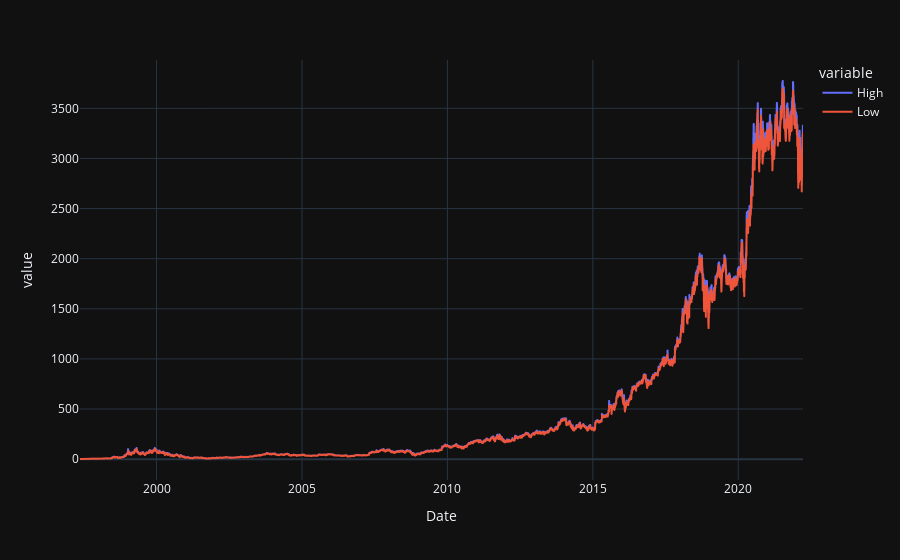

The cell this chart's notebook holds for it:
### Code cell
fig = px.line(dataset,x = 'Date', y = ['High','Low'], template = 'plotly_dark')
fig.show()

### Figure 1 — Plotly figure (JSON) as saved in the notebook; plotly's stock layout.template omitted (floating-point values rounded to 4 significant figures; data arrays with more than 128 entries replaced by an {"elided": "..."} marker saying what was removed)
{"data": [{"hovertemplate": "variable=High<br>Date=%{x}<br>value=%{y}<extra></extra>", "legendgroup": "High", "line": {"color": "#636efa", "dash": "solid"}, "marker": {"symbol": "circle"}, "mode": "lines", "name": "High", "showlegend": true, "type": "scattergl", "x": {"elided": "6257 str values"}, "xaxis": "x", "y": {"elided": "6257 float values"}, "yaxis": "y"}, {"hovertemplate": "variable=Low<br>Date=%{x}<br>value=%{y}<extra></extra>", "legendgroup": "Low", "line": {"color": "#EF553B", "dash": "solid"}, "marker": {"symbol": "circle"}, "mode": "lines", "name": "Low", "showlegend": true, "type": "scattergl", "x": {"elided": "6257 str values"}, "xaxis": "x", "y": {"elided": "6257 float values"}, "yaxis": "y"}], "layout": {"autosize": true, "legend": {"title": {"text": "variable"}, "tracegroupgap": 0}, "margin": {"t": 60}, "xaxis": {"anchor": "y", "autorange": true, "domain": [0, 1], "range": ["1997-05-15", "2022-03-24"], "title": {"text": "Date"}, "type": "date"}, "yaxis": {"anchor": "x", "autorange": true, "domain": [0, 1], "range": [-208.2, 3983.0], "title": {"text": "value"}, "type": "linear"}}}
